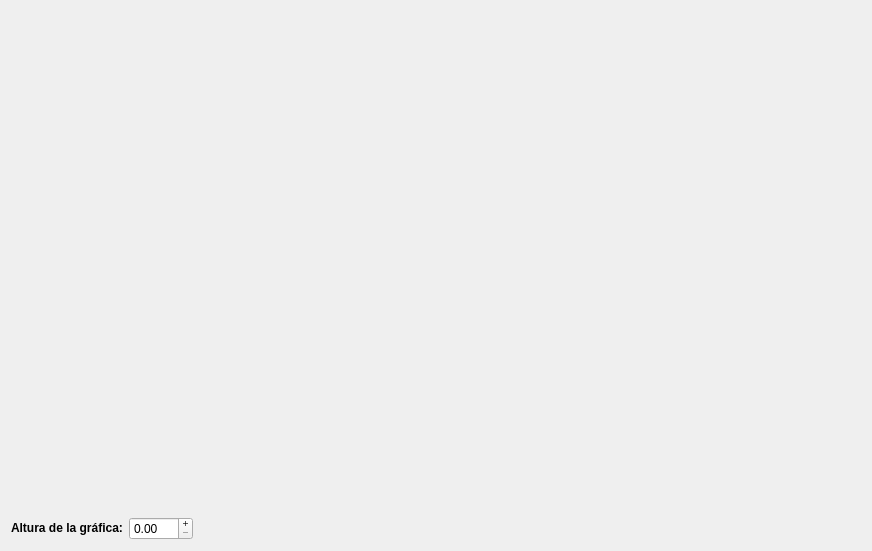
<?xml version="1.0" encoding="UTF-8"?>
<ui version="4.0">
 <class>dlgGrafica</class>
 <widget class="QDialog" name="dlgGrafica">
  <property name="geometry">
   <rect>
    <x>0</x>
    <y>0</y>
    <width>870</width>
    <height>548</height>
   </rect>
  </property>
  <property name="windowTitle">
   <string>Gráfica</string>
  </property>
  <property name="windowIcon">
   <iconset resource="recursos.qrc">
    <normaloff>:/img/logo_icono.ico</normaloff>:/img/logo_icono.ico</iconset>
  </property>
  <layout class="QGridLayout" name="gridLayout">
   <item row="0" column="0">
    <layout class="QVBoxLayout" name="verticalLayout">
     <item>
      <widget class="QCustomPlot" name="grafica" native="true">
       <property name="minimumSize">
        <size>
         <width>850</width>
         <height>500</height>
        </size>
       </property>
      </widget>
     </item>
     <item>
      <layout class="QHBoxLayout" name="horizontalLayout">
       <item>
        <widget class="QLabel" name="etqSpinY">
         <property name="text">
          <string>&lt;html&gt;&lt;head/&gt;&lt;body&gt;&lt;p&gt;&lt;span style=&quot; font-weight:600;&quot;&gt;Altura de la gráfica:&lt;/span&gt;&lt;/p&gt;&lt;/body&gt;&lt;/html&gt;</string>
         </property>
        </widget>
       </item>
       <item>
        <widget class="QDoubleSpinBox" name="spinY">
         <property name="wrapping">
          <bool>false</bool>
         </property>
         <property name="buttonSymbols">
          <enum>QAbstractSpinBox::PlusMinus</enum>
         </property>
         <property name="maximum">
          <double>999.000000000000000</double>
         </property>
         <property name="singleStep">
          <double>10.000000000000000</double>
         </property>
        </widget>
       </item>
       <item>
        <spacer name="horizontalSpacer_3">
         <property name="orientation">
          <enum>Qt::Horizontal</enum>
         </property>
         <property name="sizeHint" stdset="0">
          <size>
           <width>40</width>
           <height>20</height>
          </size>
         </property>
        </spacer>
       </item>
      </layout>
     </item>
    </layout>
   </item>
  </layout>
 </widget>
 <customwidgets>
  <customwidget>
   <class>QCustomPlot</class>
   <extends>QWidget</extends>
   <header>qcustomplot.h</header>
   <container>1</container>
  </customwidget>
 </customwidgets>
 <resources>
  <include location="recursos.qrc"/>
 </resources>
 <connections/>
</ui>
